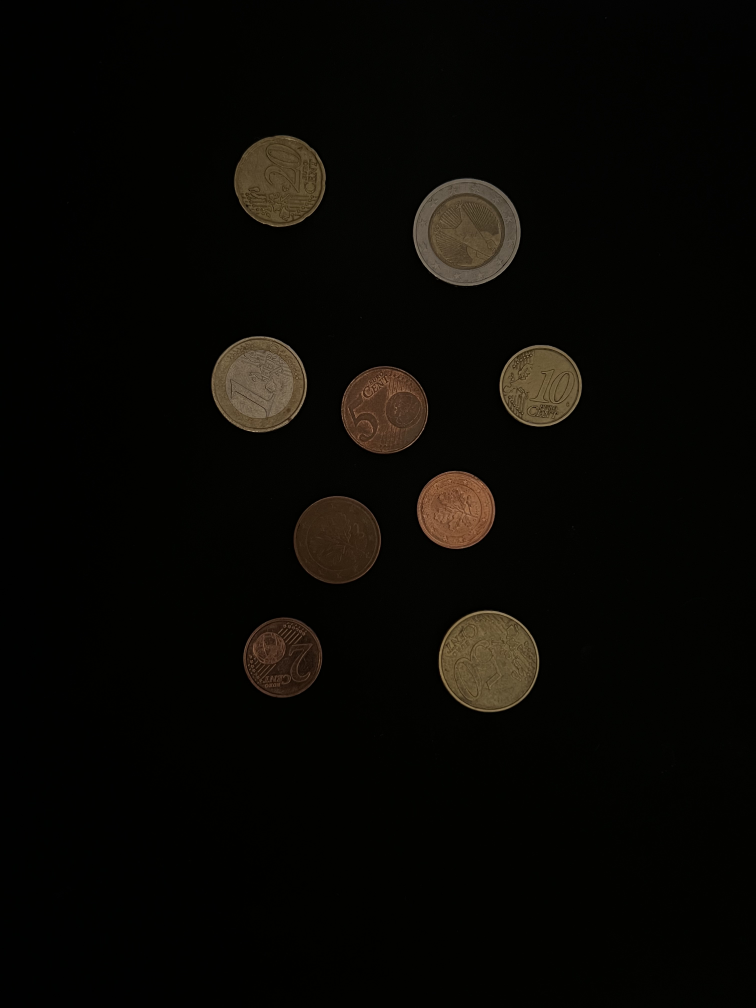
#> input picture img-2.jpeg, 3024 x 4032 px (shown at 1/4 size)
$ python hough-transform.py
#> lines starting #> are read from the running program, lines starting #| are printed output that depends on the picture
'''
-------------------------------
Aida Čolović & Amina Čolović
Allgemeine Informatik M.Sc.
SoSe 2023
Bildverarbeitung
-------------------------------
Detecting circles with hough transfrom

Usage:
-----
python3 hough-transform.py
'''

import cv2
import numpy as np

def nothing (x):
    pass

cv2.namedWindow("Trackbars")
cv2.createTrackbar("Param 1", "Trackbars", 20, 255, nothing)
cv2.createTrackbar("Param 2", "Trackbars", 20, 255, nothing)
cv2.createTrackbar("Min Radius", "Trackbars", 0, 100, nothing)
cv2.createTrackbar("Max Radius", "Trackbars", 0, 200, nothing)

while True:
    # load image
    image = cv2.imread('img-2.jpeg')
#> image is the input picture: shape (4032, 3024, 3); mean B, G, R 4.4, 7.6, 9.1
    # rescale
    height = image.shape[0]
#> height = 4032
    width = image.shape[1]
#> width = 3024

    #resize image
    new_width = 720
    ratio = new_width / width # (or new_height / height)
#> ratio = 0.238
    new_height = int(height * ratio)
#> new_height = 960

    dimensions = (new_width, new_height)
#> dimensions = (720, 960)
    image = cv2.resize(image, dimensions, interpolation=cv2.INTER_LINEAR)
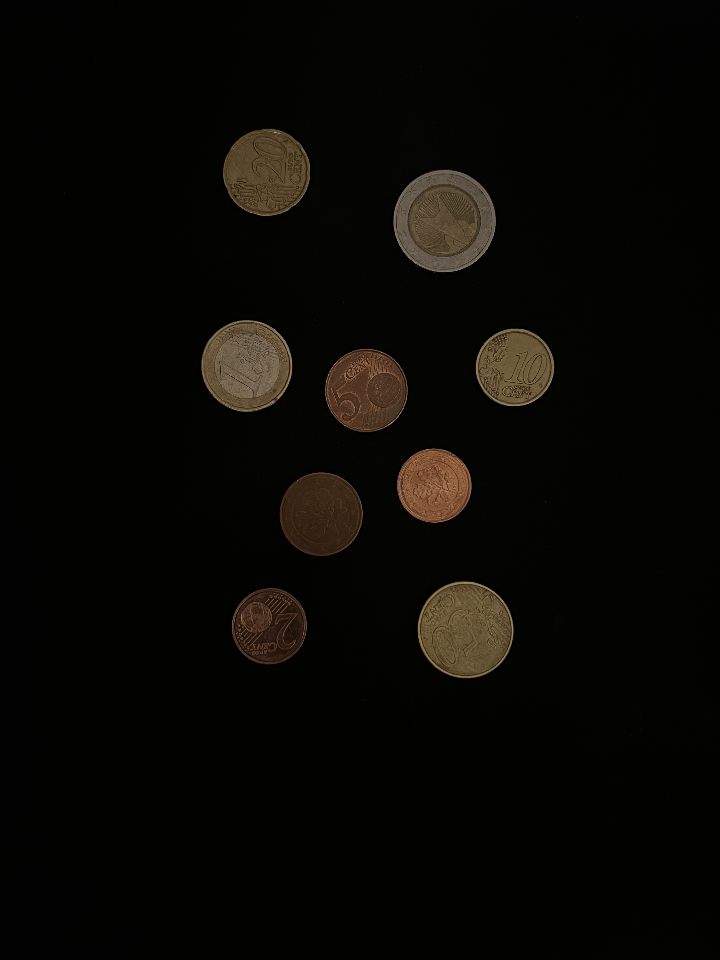
#> image: shape (960, 720, 3); mean B, G, R 4.3, 7.6, 9.1

    original_image = image.copy()

    gray = cv2.cvtColor(image, cv2.COLOR_BGR2GRAY)  #gray
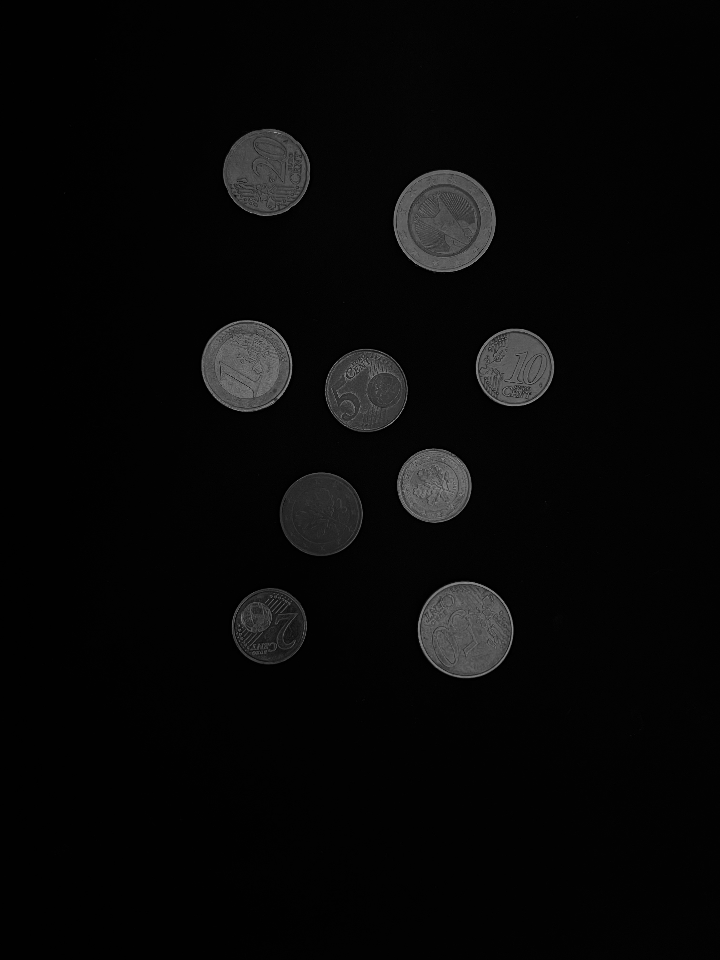
#> gray: shape (960, 720); min 0, max 160, mean 7.8
    gray = cv2.medianBlur(gray, 7)                  #blur

    # trackbar vars
    param1 = cv2.getTrackbarPos("Param 1", "Trackbars")
    param2 = cv2.getTrackbarPos("Param 2", "Trackbars")
    minRadius = cv2.getTrackbarPos("Min Radius", "Trackbars")
    maxRadius = cv2.getTrackbarPos("Max Radius", "Trackbars")

    # hough-transform (more info -> https://docs.opencv.org/3.4/d4/d70/tutorial_hough_circle.html)
    rows = gray.shape[0]
#> rows = 960
    circles = cv2.HoughCircles(gray, cv2.HOUGH_GRADIENT, 1, rows / 16, param1=param1, param2=param2, minRadius=minRadius, maxRadius=maxRadius)
#> circles = 99 rows, first 8: [465.5, 629.5, 48], [443.5, 220.5, 50.7], [365.5, 390.5, 40.8], [269.5, 625.5, 37.5], [321.5, 513.5, 41.6], [513.5, 367.5, 37.9], [378.5, 327.5, 161.6], [245.5, 366.5, 44.9]

    # draw circles
    if circles is not None:
        circles = np.uint16(np.around(circles))  # convert numbers
#> circles = 99 rows, first 8: [466, 630, 48], [444, 220, 51], [366, 390, 41], [270, 626, 38], [322, 514, 42], [514, 368, 38], [378, 328, 162], [246, 366, 45]

    for i in circles[0, :]:
        center = (i[0], i[1])
        # circle center
        cv2.circle(image, center, 1, (0, 100, 100), 3)
        # circle outline
        radius = i[2]
        cv2.circle(image, center, radius, (255, 0, 255), 3)
#> this loop made 99 passes
#> (center, radius) on passes 1 to 12: ((466, 630), 48), ((444, 220), 51), ((366, 390), 41), ((270, 626), 38), ((322, 514), 42), ((514, 368), 38), ((378, 328), 162), ((246, 366), 45), ((264, 172), 41), ((354, 266), 111), ((208, 594), 246), ((176, 660), 317)
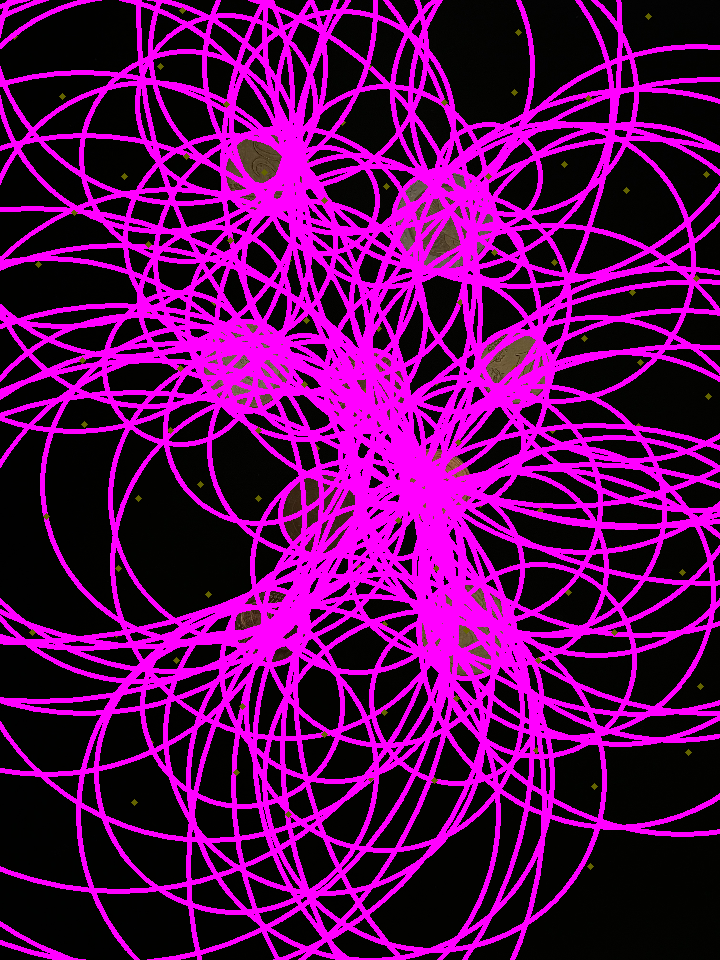
#> image: shape (960, 720, 3); mean B, G, R 94.6, 2.9, 96.6

    # modify image shape for stacking
    gray = np.stack((gray,) * 3, axis=-1)
#> gray: shape (960, 720, 3)

    images = [original_image, gray, image]

    image_stack = np.hstack(images)
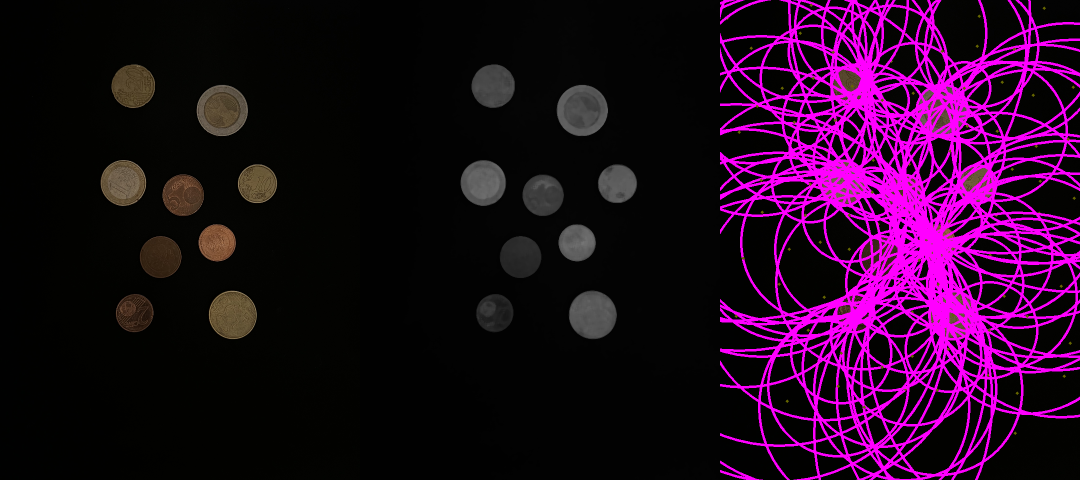
#> image_stack: shape (960, 2160, 3) (shown at 1/2 size); mean of channels 0, 1, 2 35.5, 6.1, 37.8; drawn as B, G, R
    cv2.imshow("images", image_stack)

    cv2.waitKey(300)

# [5 lines of commented-out code are left out]

$ run again, with img-3.jpeg copied over img-2.jpeg
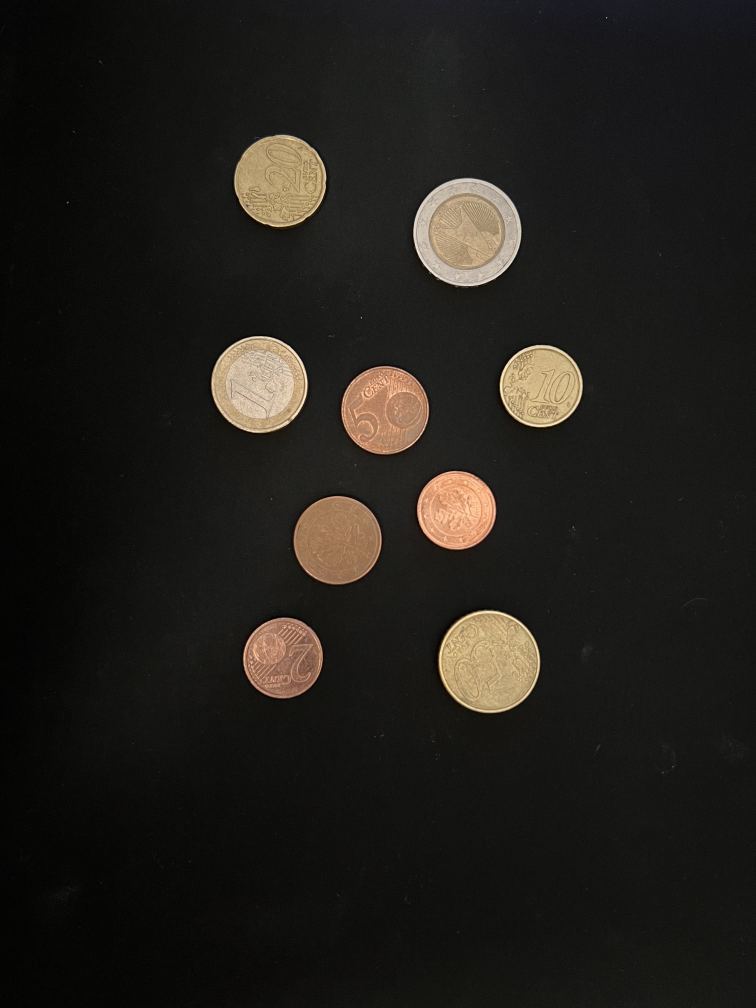
#> input picture img-3.jpeg, 3024 x 4032 px (shown at 1/4 size)
#> image is the input picture: shape (4032, 3024, 3); mean B, G, R 26.5, 30.8, 33.4
#> `circles = cv2.HoughCircles(gray, cv2.HOUGH_GRADIENT, 1, rows / 16, par..`: circles = 131 rows, first 8: [444.5, 221.5, 51.2], [465.5, 630.5, 48.8], [380.5, 323.5, 157.3], [320.5, 513.5, 41.9], [515.5, 366.5, 38.6], [190.5, 649.5, 295.6], [354.5, 267.5, 126.1], [247.5, 370.5, 41.9]
#> `circles = np.uint16(np.around(circles))`: circles = 131 rows, first 8: [444, 222, 51], [466, 630, 49], [380, 324, 157], [320, 514, 42], [516, 366, 39], [190, 650, 296], [354, 268, 126], [248, 370, 42]
#> the loop `for i in circles[0, :]:` made 131 passes
#> after the loop `for i in circles[0, :]:`:
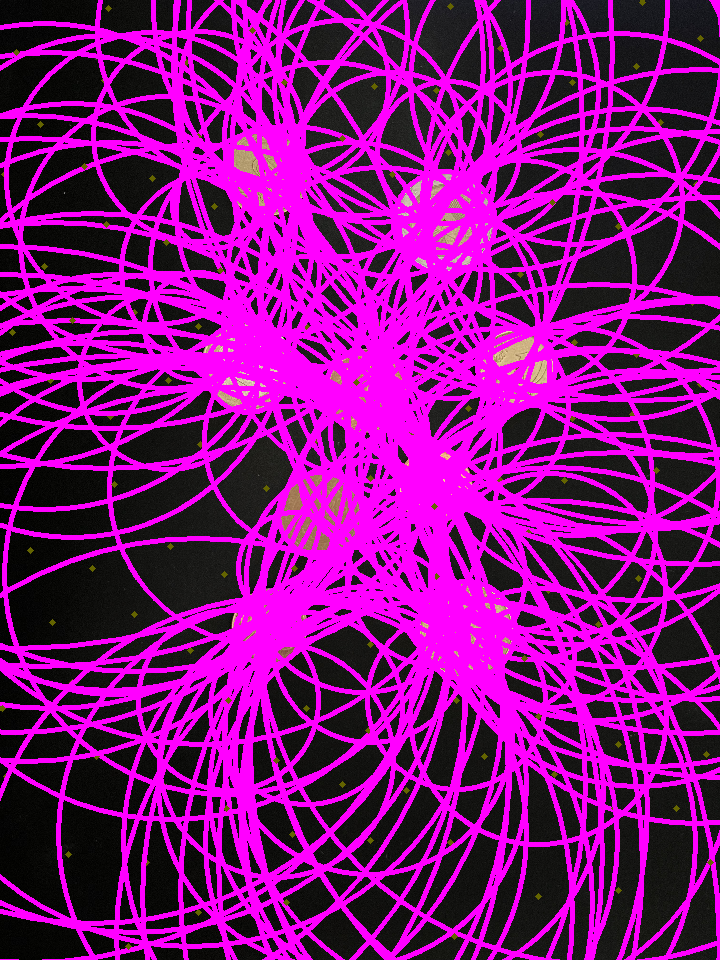
#> image: shape (960, 720, 3); mean B, G, R 130.5, 11.9, 132.4
#> `image_stack = np.hstack(images)`:
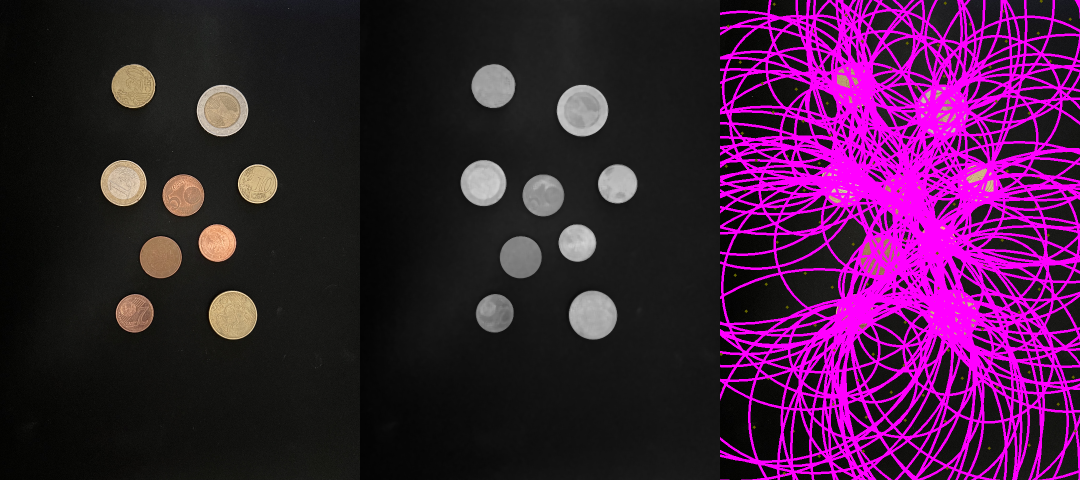
#> image_stack: shape (960, 2160, 3) (shown at 1/2 size); mean of channels 0, 1, 2 62.6, 24.5, 65.5; drawn as B, G, R
